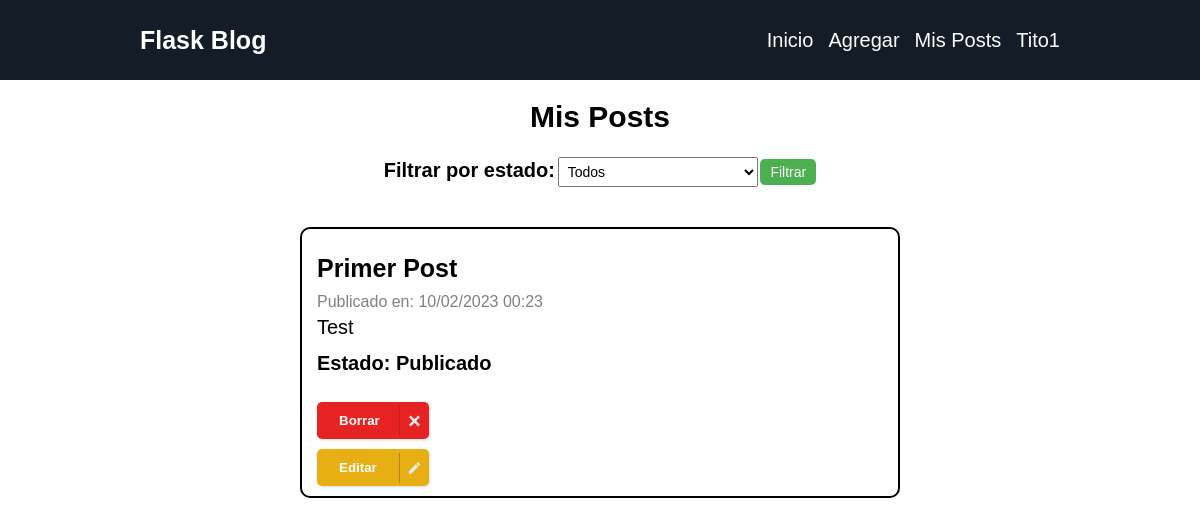
The page /all_posts (signed in) on the database its author committed.
### app.py (models this page shows, shortened)
class User(db.Model, UserMixin):
    __tablename__ = "users"
    id = db.Column(db.Integer, primary_key=True)
    username = db.Column(db.String(50), unique=True, nullable=False)
    password = db.Column(db.String(100), nullable=False)
    posts = db.relationship("Post", backref="author", lazy=True)
    is_active = db.Column(db.Boolean, default=True)

class Post(db.Model):
    __tablename__ = "posts"
    id = db.Column(db.Integer, primary_key=True)
    user_id = db.Column(db.Integer, db.ForeignKey("users.id"), nullable=False)
    title = db.Column(db.String, nullable=False)
    date = db.Column(db.DateTime, default=datetime.now)
    text = db.Column(db.String, nullable=False)
    is_published = db.Column(db.Boolean, default=False)
    is_deleted = db.Column(db.Boolean, default=False)

### app.py (the view)
@app.route('/all_posts')
@login_required
def all_posts():
    posts = Post.query.filter_by(user_id=current_user.id).all()
    post_files = PostFile.query.all()
    return render_template("all_posts.html", posts=posts, post_files=post_files)

### app.py (called while the page is built)
@login_manager.user_loader
def load_user(user_id):
    return User.query.get(int(user_id))

### templates/all_posts.html (shortened to what this page needs)
{% extends "layout.html" %}
{% block body %}
<h2 class="title" >Mis Posts</h2>
<form action="{{ url_for('posts') }}" method="get" class="status-select" id="status_filter">
    <label for="status-select">Filtrar por estado:</label>
    <select id="status-select" name="status">
      <option value="">Todos</option>
    </select>
    <input id="filter" type="submit" value="Filtrar">
  </form>
{% for post in posts %}
<section>
    <div class="parent">
        <div class="div3">
            <h3 class="post-title"> {{ post.title }}</h3>
            <p class="date">Publicado en: {{ post.date.strftime('%d/%m/%Y %H:%M') }}</p>
            <p>{{ post.text }}</p>
            <p class="status"  >Estado:
                {% if post.is_published == True %} Publicado
                {% elif post.is_deleted == True %} Archivado
                {% else %} Borrador
                {% endif %}
            </p>
        </div>
        <div class="div2">
        </div>
        <div class="div1">
            <div class="container-button4" >
                {% if current_user.id == post.author.id %}
                <form class="delete-button4"  action=" {{ url_for('delete_final') }}" method="post">
                    <button value="{{post.id}}"  name="post_id" class="delete delete-final" data-post-id="{{post.id}}" ><span class="text">Borrar</span>
                        <span class="icon"><svg xmlns="http://www.w3.org/2000/svg" width="24" height="24"
                                viewBox="0 0 24 24">
                                <path
                                    d="M24 20.188l-8.315-8.209 8.2-8.282-3.697-3.697-8.212 8.318-8.31-8.203-3.666 3.666 8.321 8.24-8.206 8.313 3.666 3.666 8.237-8.318 8.285 8.203z">
                                </path>
                            </svg>
                        </span>
                    </button>
                </form>
                {% endif %}
                <form class="edit-button4" action="{{ url_for('drafts') }}" method="GET">
                    <button value="{{post.id}}" name="post_id" class="edit"><span class="text">Editar</span>
                        <span class="icon">
                          <svg xmlns="http://www.w3.org/2000/svg" width="24" height="24" viewBox="0 0 24 24">
                            <path d="M20.71,7.04C21.1,6.65 21.1,6 20.71,5.63L18.37,3.29C18,2.9 17.35,2.9 16.96,3.29L15.12,5.12L18.87,8.87M3,17.25V21H6.75L17.81,9.93L14.06,6.18L3,17.25Z" />
                          </svg>
                        </span>
                    </button>
                </form>
            </div>
        </div>
    </div>
</section>
{% endfor %}
{% endblock %}

### templates/layout.html (shortened to what this page needs)
<!DOCTYPE html>
<html lang="en">
<head>
    <link rel="stylesheet" href="{{ url_for('static', filename='style.css') }}">
</head>
<body>
    <header class="main-head">
        <nav>
            <h1 id="logo"><a class="nav-button" href="{{ url_for('index') }}"> Flask Blog </a></h1>
            <ul>
                <li>
                    <a class="nav-button" href="{{ url_for('index') }}"> Inicio </a>
                </li>
                <li>
                    <a class="nav-button" href="{{ url_for('add') }}"> Agregar</a>
                </li>
                <li>
                    <a class="nav-button" href="{{ url_for('all_posts') }}">Mis Posts</a>
                </li>
                {% if current_user.is_authenticated %}
                <li class="dropdown">
                    <a class="dropdown-toggle" href="#">{{ current_user.username }}</a>
                </li>
                {% endif %}
            </ul>
        </nav>
    </header>
    {% block body %}
    {% endblock %}
</body>
</html>

### static/style.css (style rules this page uses)
* { padding: 0; margin: 0; box-sizing: border-box; }
html { font-size: 62.5%; font-family: sans-serif; }
h1 { font-size: 2.5rem; }
ul li, p { font-size: 2rem; list-style: none; }
a { text-decoration: none; color: white; }
.main-head { background: #131c27; color: white; }
nav { min-height: 10vh; display: flex; width: 80%; margin: auto; padding: 2rem; align-items: center; }
.nav-button { position: relative; border: none; background: none; transition-timing-function: cubic-bezier(0.25, 0.8, 0.25, 1); transition-duration: 400ms; transition-property: color; }
.nav-button:after { content: ""; pointer-events: none; bottom: -2px; left: 50%; position: absolute; width: 0%; height: 2px; background-color: #fff; transition-timing-function: cubic-bezier(0.25, 0.8, 0.25, 1); transition-duration: 400ms; transition-property: width, left; }
nav ul { display: flex; justify-content: space-around; align-items: center; list-style: none; }
.dropdown { position: relative; display: inline-block; }
#logo { flex: 3 1 50rem; }
section { margin: 5vh auto; width: 50%; border: 2px solid black; border-radius: 10px; padding: 5px; overflow: visible; }
.post-title { font-size: 2.5rem; margin: 10px auto 0px; padding: 10px; }
.date { font-size: 1.6rem; padding-top: 0; color: grey; }
p { padding-left: 10px; padding-top: 5px; padding-bottom: 0px; }
.status { padding-top: 13px; font-weight: 600; padding-bottom: 10px; }
.delete { width: 112px; height: 37px; cursor: pointer; display: flex; align-items: center; background: red; border: none; border-radius: 5px; box-shadow: 1px 1px 3px rgba(0, 0, 0, 0.15); background: #e62222; }
.delete, .delete span { transition: 200ms; }
.delete .text { transform: translateX(22px); color: white; font-weight: bold; }
.delete .icon { position: absolute; border-left: 1px solid #c41b1b; transform: translateX(82px); height: 30px; width: 30px; display: flex; align-items: center; justify-content: center; }
.delete svg { width: 11px; fill: #eee; }
h2 { font-size: 3rem; text-align: center; margin-top: 5vh; margin-bottom: 5vh; }
input { padding: 10px; font-size: 1.6rem; }
li { margin-top: 0; margin-left: 15px; color: red; }
input[type="submit"] { background-color: #4CAF50; color: white; padding: 12px 20px; border: none; border-radius: 5px; cursor: pointer; }
.container-button4 { display: flex; flex-direction: column; justify-content: flex-start; position: relative; ; bottom: 0; left: 0; }
.delete-button4, .edit-button4 { padding: 5px 0px 5px 10px; }
.edit { width: 112px; height: 37px; cursor: pointer; display: flex; align-items: center; background: rgb(231, 175, 20); border: none; border-radius: 5px; box-shadow: 1px 1px 3px rgba(0, 0, 0, 0.15); background: rgb(231, 175, 20); }
.edit, .edit span { transition: 200ms; }
.edit .text { transform: translateX(22px); color: white; font-weight: bold; }
.edit .icon { position: absolute; border-left: 1px solid rgb(177, 133, 12); transform: translateX(82px); height: 30px; width: 30px; display: flex; align-items: center; justify-content: center; }
.edit svg { width: 15px; fill: #eee; }
.status-select { align-items: center; justify-content: center; justify-items: center; align-self: center; text-align: center; }
.status-select label { font-size: 20px; font-weight: bold; }
.status-select select { padding: 5px; font-size: 14px; width: 200px; }
.status-select input { padding: 5px 10px; background-color: #4CAF50; color: white; border: none; border-radius: 5px; font-size: 14px; cursor: pointer; }
.title { text-align: center; margin: 0 auto; display: block; margin-top: 20px; margin-bottom: 20px; }
#filter { margin-top: 5px; }
.parent { display: grid; grid-template-columns: repeat(3, 1fr); grid-template-rows: repeat(3, auto); grid-column-gap: 4px; grid-row-gap: 12px; position: relative; }
.div1 { grid-area: 3 / 1 / 4 / 2; position: relative; bottom: 0; left: 0; display: flex; align-items: flex-end; }
.div2 { grid-area: 3 / 2 / 4 / 4; position: relative; bottom: 0; right: 0; display: flex; justify-content: flex-end; align-items: flex-end; }
.div3 { grid-area: 1 / 1 / 3 / 4; }

### rows shown on the page
User: username "Tito1"
Post: title "Primer Post", date "10/02/2023 00:23", text "Test", is_published "Publicado", {{ post.id }} 1 (drawn)
